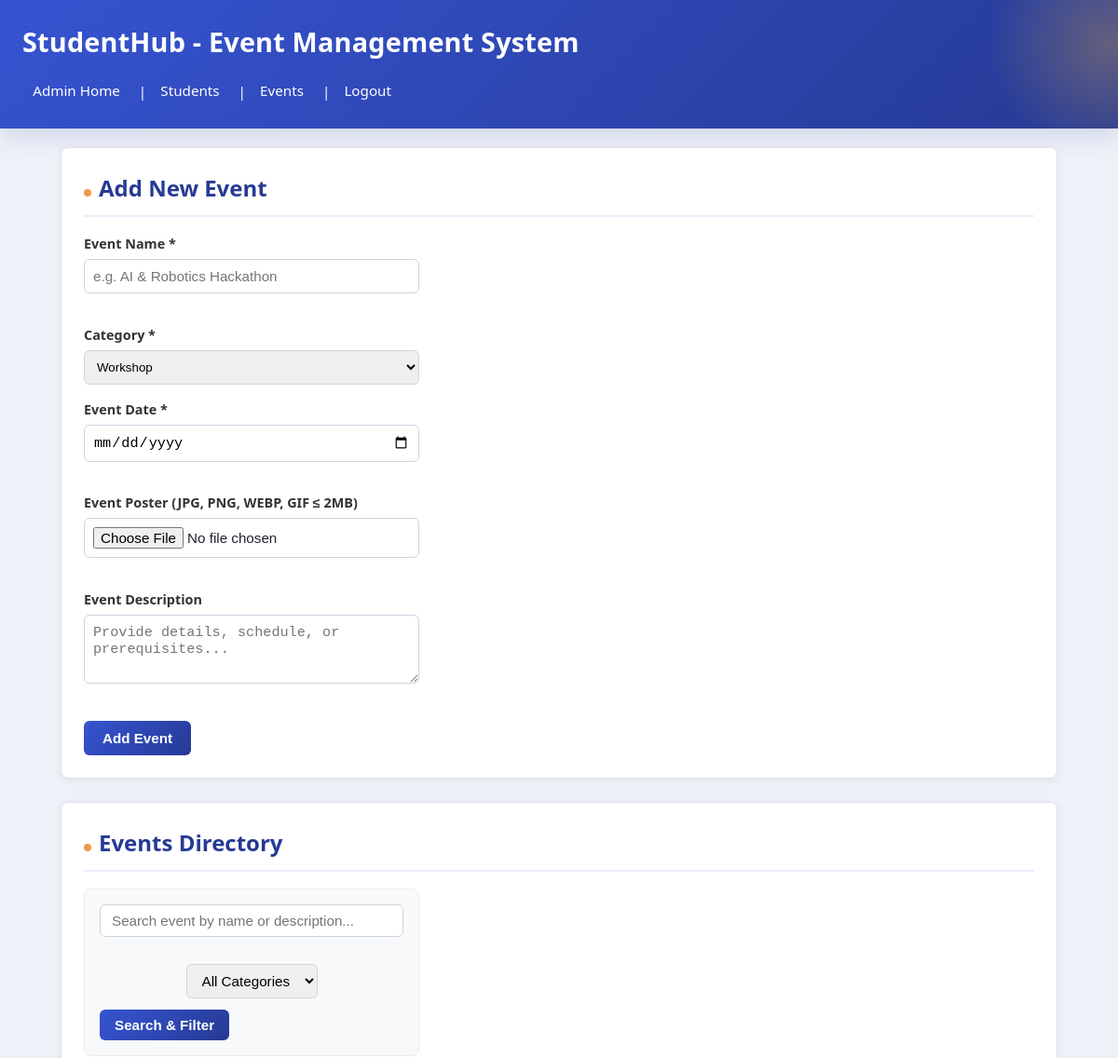
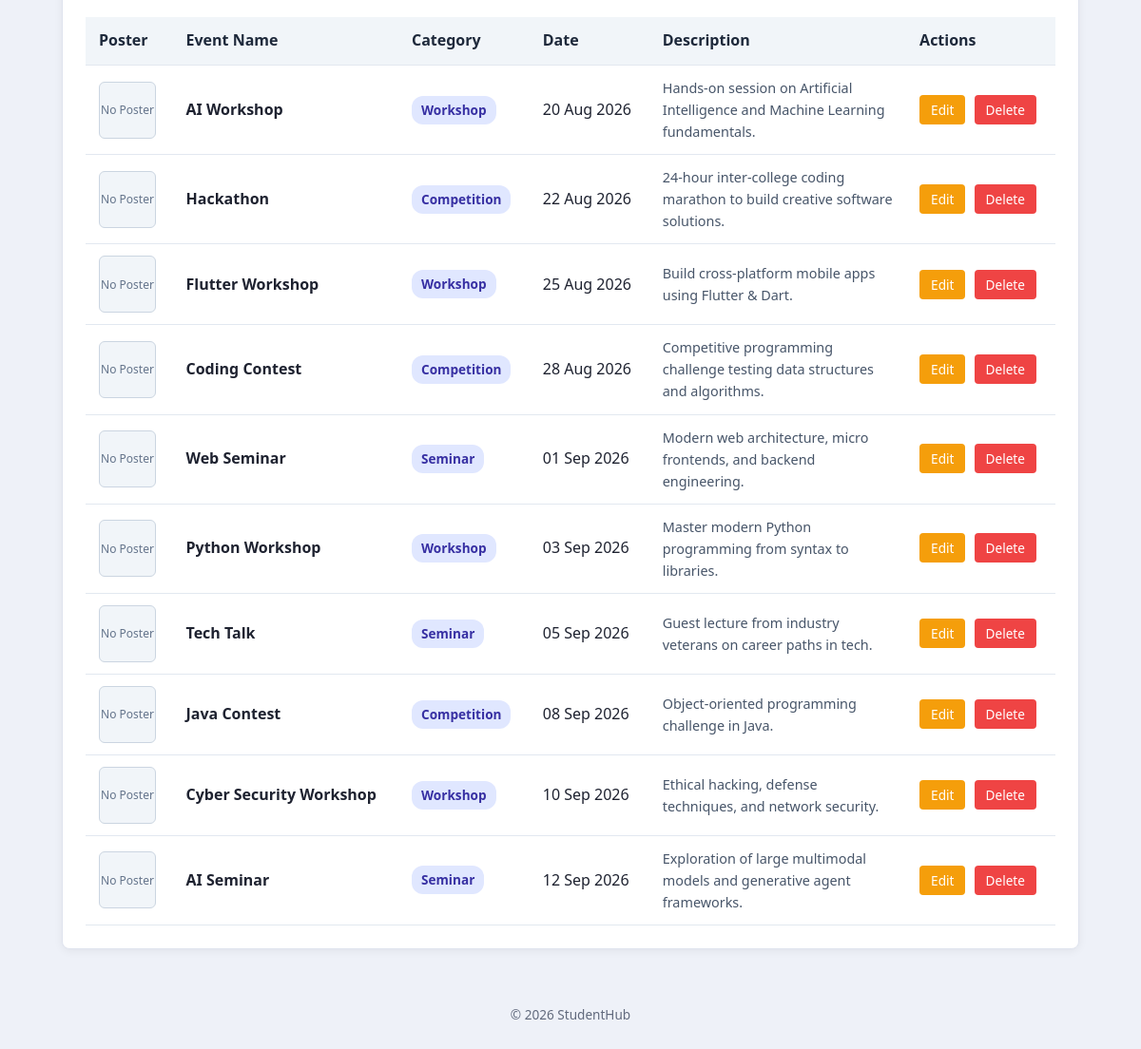
Screenshot of /events.php with the database file from the repository (2 pictures, top to bottom).
### tables this page shows
CREATE TABLE `events` (
    `id` INT UNSIGNED AUTO_INCREMENT PRIMARY KEY,
    `name` VARCHAR(150) NOT NULL,
    `category` ENUM('Workshop', 'Competition', 'Seminar', 'Other') NOT NULL DEFAULT 'Workshop',
    `event_date` DATE NOT NULL,
    `description` TEXT NULL,
    `poster` VARCHAR(255) NULL,
    `created_at` TIMESTAMP DEFAULT CURRENT_TIMESTAMP,
    INDEX `idx_events_category` (`category`),
    INDEX `idx_events_date` (`event_date`)
);

### events.php (the view, shortened to what this page needs)
<?php
require_once "db_connect.php";
$upload_dir = __DIR__ . "/uploads/posters/";
$edit_event = null;
$search_query = trim($_GET['search'] ?? '');
$query = "SELECT id, name, category, event_date, description, poster FROM events WHERE 1=1";
$query .= " ORDER BY event_date ASC";
$stmt = $conn->prepare($query);
$stmt->execute();
$events_result = $stmt->get_result();
?>
<!DOCTYPE html>
<html lang="en">
<head>
    <link rel="stylesheet" href="styles.css">
</head>
<body>
    <header>
        <h1>StudentHub - Event Management System</h1>
        <nav aria-label="Main Navigation">
            <a href="admin.html">Admin Home</a> |
            <a href="students.php">Students</a> |
            <a href="events.php" aria-current="page">Events</a> |
            <a href="login.php">Logout</a>
        </nav>
    </header>
    <main class="container">
        <section class="card">
            <h2><?php echo $edit_event ? 'Edit Event Record' : 'Add New Event'; ?></h2>
            <form action="events.php" method="POST" enctype="multipart/form-data">
                <div class="form-grid">
                    <div>
                        <label for="name">Event Name *</label>
                        <input type="text" id="name" name="name" required placeholder="e.g. AI & Robotics Hackathon"
                               value="<?php echo htmlspecialchars($edit_event['name'] ?? ''); ?>">
                    </div>
                    <div>
                        <label for="category">Category *</label>
                        <select id="category" name="category" required>
                            <option value="Workshop" <?php echo ($edit_event['category'] ?? '') === 'Workshop' ? 'selected' : ''; ?>>Workshop</option>
                        </select>
                    </div>
                    <div>
                        <label for="event_date">Event Date *</label>
                        <input type="date" id="event_date" name="event_date" required
                               value="<?php echo htmlspecialchars($edit_event['event_date'] ?? ''); ?>">
                    </div>
                    <div>
                        <label for="poster">Event Poster (JPG, PNG, WEBP, GIF &le; 2MB)</label>
                        <input type="file" id="poster" name="poster" accept=".jpg,.jpeg,.png,.webp,.gif">
                    </div>
                </div>
                <div style="margin-bottom: 15px;">
                    <label for="description" style="display:block; margin-bottom:5px; font-weight:600; font-size:0.9rem;">Event Description</label>
                    <textarea id="description" name="description" rows="3" placeholder="Provide details, schedule, or prerequisites..." style="width:100%; padding:9px; border:1px solid #cbd5e1; border-radius:6px;"><?php echo htmlspecialchars($edit_event['description'] ?? ''); ?></textarea>
                </div>
                <button type="submit" style="padding: 10px 20px; background-color: #3654d1; color: white; border: none; border-radius: 6px; cursor: pointer; font-weight: 600;">
                    <?php echo $edit_event ? 'Update Event' : 'Add Event'; ?>
                </button>
            </form>
        </section>
        <section class="card">
            <h2>Events Directory</h2>
            <form action="events.php" method="GET" class="filter-bar">
                <input type="text" name="search" placeholder="Search event by name or description..."
                       value="<?php echo htmlspecialchars($search_query); ?>" style="flex: 1; min-width: 240px;">
                <select name="category">
                    <option value="">All Categories</option>
                </select>
                <button type="submit">Search & Filter</button>
            </form>
            <table class="data-table">
                <thead>
                    <tr>
                        <th>Poster</th>
                        <th>Event Name</th>
                        <th>Category</th>
                        <th>Date</th>
                        <th>Description</th>
                        <th>Actions</th>
                    </tr>
                </thead>
                <tbody>
                    <?php if ($events_result && $events_result->num_rows > 0): ?>
                        <?php while ($row = $events_result->fetch_assoc()): ?>
                            <tr>
                                <td>
                                    <?php if (!empty($row['poster']) && file_exists($upload_dir . $row['poster'])): ?>
                                        <a href="uploads/posters/<?php echo htmlspecialchars($row['poster']); ?>" target="_blank">
                                            <img src="uploads/posters/<?php echo htmlspecialchars($row['poster']); ?>" alt="Poster" class="poster-thumb">
                                        </a>
                                    <?php else: ?>
                                        <div class="poster-thumb">No Poster</div>
                                    <?php endif; ?>
                                </td>
                                <td><strong><?php echo htmlspecialchars($row['name']); ?></strong></td>
                                <td><span class="badge-cat"><?php echo htmlspecialchars($row['category']); ?></span></td>
                                <td><?php echo date("d M Y", strtotime($row['event_date'])); ?></td>
                                <td style="max-width: 260px; font-size: 0.9rem; color: #475569;">
                                    <?php echo htmlspecialchars($row['description'] ?? 'No description provided.'); ?>
                                </td>
                                <td>
                                    <a href="events.php?edit_id=<?php echo $row['id']; ?>" class="btn-edit">Edit</a>
                                    <a href="events.php?delete_id=<?php echo $row['id']; ?>" class="btn-delete"
                                       onclick="return confirm('Are you sure you want to delete this event and its poster?');">Delete</a>
                                </td>
                            </tr>
                        <?php endwhile; ?>
                    <?php endif; ?>
                </tbody>
            </table>
        </section>
    </main>
    <footer>
        <p>&copy; 2026 StudentHub</p>
    </footer>
</body>
</html>

### styles.css (style rules this page uses)
:root { --green: #3654d1; --green-dark: #263a94; --green-light: #e9edfc; --gold: #f2994a; --bg: #eef1f8; --card: #ffffff; --text: #1e2230; --text-soft: #616a7d; --border: #dfe3ee; --radius: 10px; --shadow-sm: 0 2px 8px rgba(0, 0, 0, 0.06); --shadow-md: 0 8px 24px rgba(38, 58, 148, 0.15); --transition: 0.2s ease; }
* { box-sizing: border-box; }
html { scroll-behavior: smooth; }
body { margin: 0; font-family: 'Segoe UI', Arial, Helvetica, sans-serif; background: var(--bg); color: var(--text); line-height: 1.6; animation: fadeIn 0.4s ease both; }
a { color: var(--green); text-decoration: none; transition: color var(--transition); }
header { background: linear-gradient(135deg, var(--green), var(--green-dark)); color: #fff; padding: 1.4rem 1.5rem; box-shadow: var(--shadow-md); position: relative; overflow: hidden; }
header::after { content: ""; position: absolute; top: -60%; right: -10%; width: 260px; height: 260px; background: radial-gradient(circle, rgba(212, 162, 76, 0.35), transparent 70%); pointer-events: none; }
header h1 { margin: 0 0 0.7rem; font-size: 1.8rem; font-weight: 700; letter-spacing: 0.2px; position: relative; }
nav { font-size: 0.95rem; position: relative; }
nav a { display: inline-block; color: #fff; padding: 0.35rem 0.7rem; margin-right: 0.3rem; border-radius: 999px; transition: background var(--transition), transform var(--transition); }
main { max-width: 850px; margin: 2rem auto; padding: 0 1.2rem; }
section { background: var(--card); border: 1px solid var(--border); border-radius: var(--radius); padding: 1.75rem 2rem; margin-bottom: 1.5rem; box-shadow: var(--shadow-sm); transition: box-shadow var(--transition), transform var(--transition); animation: slideUp 0.45s ease both; }
h2 { margin-top: 0; color: var(--green-dark); border-bottom: 2px solid var(--green-light); padding-bottom: 0.6rem; margin-bottom: 1.1rem; position: relative; }
h2::before { content: ""; display: inline-block; width: 8px; height: 8px; background: var(--gold); border-radius: 50%; margin-right: 0.5rem; }
form { display: flex; flex-direction: column; max-width: 360px; }
label { font-weight: 600; font-size: 0.85rem; color: #333; margin-bottom: 0.3rem; }
input, textarea { padding: 0.65rem 0.75rem; margin-bottom: 1.1rem; border: 1.5px solid #d5dade; border-radius: 6px; font-size: 0.95rem; width: 100%; background: #fff; transition: border-color var(--transition), box-shadow var(--transition); }
textarea { resize: vertical; }
button[type="submit"] { background: linear-gradient(135deg, var(--green), var(--green-dark)); color: #fff; border: none; border-radius: 6px; padding: 0.7rem 1.5rem; font-size: 0.95rem; font-weight: 600; cursor: pointer; align-self: flex-start; transition: transform var(--transition), box-shadow var(--transition); }
footer { text-align: center; padding: 1.2rem; color: var(--text-soft); font-size: 0.85rem; }

### rows the page displays
events: shows "No Poster", name "AI Workshop", category "Workshop", event_date "20 Aug 2026", description "Hands-on session on Artificial Intelligence and Machine Learning fundamentals."
events: shows "No Poster", name "Hackathon", category "Competition", event_date "22 Aug 2026", description "24-hour inter-college coding marathon to build creative software solutions."
events: shows "No Poster", name "Flutter Workshop", category "Workshop", event_date "25 Aug 2026", description "Build cross-platform mobile apps using Flutter & Dart."
events: shows "No Poster", name "Coding Contest", category "Competition", event_date "28 Aug 2026", description "Competitive programming challenge testing data structures and algorithms."
events: shows "No Poster", name "Web Seminar", category "Seminar", event_date "01 Sep 2026", description "Modern web architecture, micro frontends, and backend engineering."
events: shows "No Poster", name "Python Workshop", category "Workshop", event_date "03 Sep 2026", description "Master modern Python programming from syntax to libraries."
events: shows "No Poster", name "Tech Talk", category "Seminar", event_date "05 Sep 2026", description "Guest lecture from industry veterans on career paths in tech."
events: shows "No Poster", name "Java Contest", category "Competition", event_date "08 Sep 2026", description "Object-oriented programming challenge in Java."
events: shows "No Poster", name "Cyber Security Workshop", category "Workshop", event_date "10 Sep 2026", description "Ethical hacking, defense techniques, and network security."
events: shows "No Poster", name "AI Seminar", category "Seminar", event_date "12 Sep 2026", description "Exploration of large multimodal models and generative agent frameworks."
